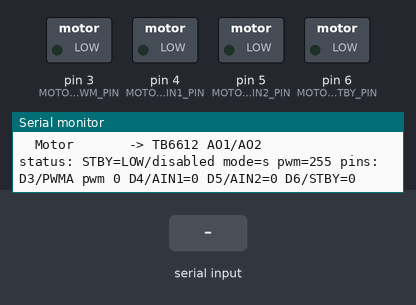
The sketch below on a simulated Arduino Nano, built with avr-gcc and run on an emulated ATmega328P. Parts: switched loads named in the sketch (green lamp = pin HIGH), the last lines printed to the serial monitor. The test bench sets the inputs (shaded band).

Above: at 1.8 s.
1.9 s: "f" received over Serial
At 2.6 s:
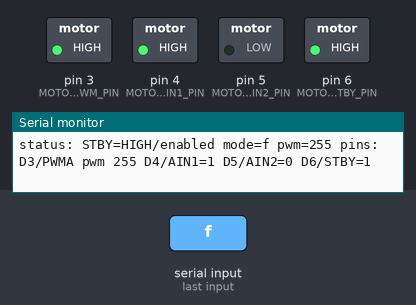
3.4 s: "r" received over Serial
At 3.8 s:
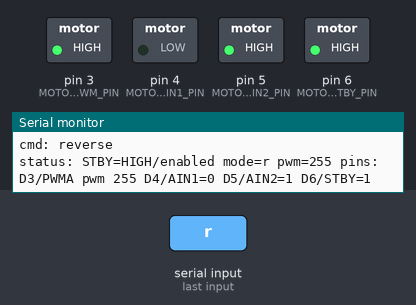
4.9 s: "b" received over Serial
At 6.1 s:
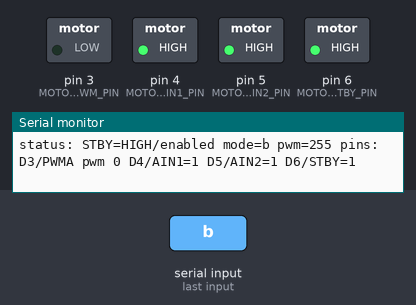
6.4 s: "p" received over Serial
At 7.5 s:
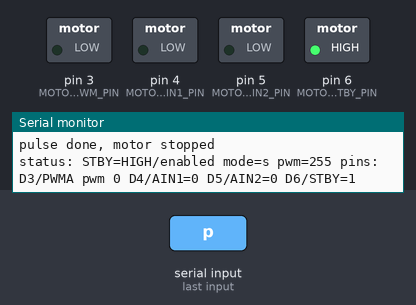
Timing chart, 0 to 9.2 s (numbered marks = the images above; inputs shaded):
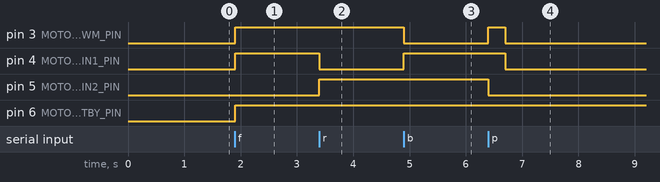

The sketch:

06_motor_driver_wiring_check.ino
```cpp
/*
  Collector Motor Driver Wiring Check

  This sketch checks only:
    Arduino Nano -> TB6612FNG -> 12V motor

  It ignores IR sensors and encoder on purpose.

  Wiring:
    Arduino D3  -> TB6612 PWMA
    Arduino D4  -> TB6612 AIN1
    Arduino D5  -> TB6612 AIN2
    Arduino D6  -> TB6612 STBY
    Arduino 5V  -> TB6612 VCC
    Arduino GND -> TB6612 GND
    12V PSU -   -> TB6612 GND / Arduino GND
    12V PSU +   -> TB6612 VM
    Motor lead 1 -> TB6612 AO1
    Motor lead 2 -> TB6612 AO2

  Important:
    Do not connect 12V to VCC.
    Do not connect 12V directly to the Arduino.
    Connect the 12V PSU minus to the common GND.

  Serial Monitor:
    Baud rate: 9600
    Line ending: No line ending

  Commands:
    v = print voltage checklist
    t = toggle TB6612 STBY enable/disable
    p = one short forward pulse, then stop
    f = forward at current PWM
    r = reverse at current PWM
    s = stop/coast
    b = brake
    + = increase PWM by 10, max 255
    - = decrease PWM by 10
    ? = help
*/

const byte MOTOR_PWM_PIN = 3;
const byte MOTOR_AIN1_PIN = 4;
const byte MOTOR_AIN2_PIN = 5;
const byte MOTOR_STBY_PIN = 6;

const byte START_PWM = 255;
const byte MAX_SAFE_PWM = 255;
const unsigned int PULSE_MS = 300;

byte motorPwm = START_PWM;
bool driverEnabled = false;
char motorMode = 's';

void writeStandby() {
  digitalWrite(MOTOR_STBY_PIN, driverEnabled ? HIGH : LOW);
}

void motorCoast() {
  analogWrite(MOTOR_PWM_PIN, 0);
  digitalWrite(MOTOR_AIN1_PIN, LOW);
  digitalWrite(MOTOR_AIN2_PIN, LOW);
  motorMode = 's';
}

void motorBrake() {
  analogWrite(MOTOR_PWM_PIN, 0);
  digitalWrite(MOTOR_AIN1_PIN, HIGH);
  digitalWrite(MOTOR_AIN2_PIN, HIGH);
  motorMode = 'b';
}

void motorForward() {
  driverEnabled = true;
  writeStandby();
  digitalWrite(MOTOR_AIN1_PIN, HIGH);
  digitalWrite(MOTOR_AIN2_PIN, LOW);
  analogWrite(MOTOR_PWM_PIN, motorPwm);
  motorMode = 'f';
}

void motorReverse() {
  driverEnabled = true;
  writeStandby();
  digitalWrite(MOTOR_AIN1_PIN, LOW);
  digitalWrite(MOTOR_AIN2_PIN, HIGH);
  analogWrite(MOTOR_PWM_PIN, motorPwm);
  motorMode = 'r';
}

void applyCurrentMode() {
  if (motorMode == 'f') {
    motorForward();
  } else if (motorMode == 'r') {
    motorReverse();
  } else if (motorMode == 'b') {
    motorBrake();
  } else {
    motorCoast();
  }
}

void printVoltageChecklist() {
  Serial.println();
  Serial.println("Measure these with a multimeter:");
  Serial.println("  1. TB6612 VCC -> TB6612 GND = about 5V");
  Serial.println("  2. TB6612 VM  -> TB6612 GND = about 12V");
  Serial.println("  3. Arduino GND -> TB6612 GND = continuity / almost 0 ohm");
  Serial.println("  4. 12V PSU - -> Arduino GND = continuity / almost 0 ohm");
  Serial.println("  5. Motor wires go only to AO1 and AO2");
  Serial.println();
  Serial.println("Expected motor driver wiring:");
  Serial.println("  Arduino 5V  -> TB6612 VCC");
  Serial.println("  Arduino GND -> TB6612 GND -> 12V PSU -");
  Serial.println("  12V PSU +   -> TB6612 VM");
  Serial.println("  Motor       -> TB6612 AO1/AO2");
  Serial.println();
}

void printStatus() {
  Serial.print("status: STBY=");
  Serial.print(driverEnabled ? "HIGH/enabled" : "LOW/disabled");
  Serial.print(" mode=");
  Serial.print(motorMode);
  Serial.print(" pwm=");
  Serial.print(motorPwm);
  Serial.print(" pins: D3/PWMA pwm ");
  Serial.print(motorMode == 'f' || motorMode == 'r' ? motorPwm : 0);
  Serial.print(" D4/AIN1=");
  Serial.print(digitalRead(MOTOR_AIN1_PIN));
  Serial.print(" D5/AIN2=");
  Serial.print(digitalRead(MOTOR_AIN2_PIN));
  Serial.print(" D6/STBY=");
  Serial.println(digitalRead(MOTOR_STBY_PIN));
}

void printHelp() {
  Serial.println();
  Serial.println("Collector motor driver wiring check commands:");
  Serial.println("  v = voltage checklist");
  Serial.println("  t = toggle STBY enable/disable");
  Serial.println("  p = one short forward pulse, then stop");
  Serial.println("  f = forward at current PWM");
  Serial.println("  r = reverse at current PWM");
  Serial.println("  s = stop/coast");
  Serial.println("  b = brake");
  Serial.println("  + = PWM +10, max 255");
  Serial.println("  - = PWM -10");
  Serial.println("  ? = help");
  Serial.println();
}

void pulseMotor() {
  Serial.print("pulse: forward pwm=");
  Serial.print(motorPwm);
  Serial.print(" for ");
  Serial.print(PULSE_MS);
  Serial.println("ms");

  motorForward();
  delay(PULSE_MS);
  motorCoast();

  Serial.println("pulse done, motor stopped");
}

void toggleStandby() {
  driverEnabled = !driverEnabled;
  if (!driverEnabled) {
    motorCoast();
  }
  writeStandby();
  Serial.print("STBY is now ");
  Serial.println(driverEnabled ? "HIGH/enabled" : "LOW/disabled");
}

void handleSerial() {
  while (Serial.available() > 0) {
    char cmd = Serial.read();

    if (cmd == 'v') {
      printVoltageChecklist();
    } else if (cmd == 't') {
      toggleStandby();
    } else if (cmd == 'p') {
      pulseMotor();
    } else if (cmd == 'f') {
      motorForward();
      Serial.println("cmd: forward");
    } else if (cmd == 'r') {
      motorReverse();
      Serial.println("cmd: reverse");
    } else if (cmd == 's') {
      motorCoast();
      Serial.println("cmd: stop/coast");
    } else if (cmd == 'b') {
      motorBrake();
      Serial.println("cmd: brake");
    } else if (cmd == '+') {
      motorPwm = min(MAX_SAFE_PWM, motorPwm + 10);
      applyCurrentMode();
      Serial.print("cmd: pwm=");
      Serial.println(motorPwm);
    } else if (cmd == '-') {
      motorPwm = max(0, motorPwm - 10);
      applyCurrentMode();
      Serial.print("cmd: pwm=");
      Serial.println(motorPwm);
    } else if (cmd == '?') {
      printHelp();
    }

    printStatus();
  }
}

void setup() {
  Serial.begin(9600);

  pinMode(MOTOR_PWM_PIN, OUTPUT);
  pinMode(MOTOR_AIN1_PIN, OUTPUT);
  pinMode(MOTOR_AIN2_PIN, OUTPUT);
  pinMode(MOTOR_STBY_PIN, OUTPUT);

  driverEnabled = false;
  writeStandby();
  motorCoast();

  Serial.println("Collector motor driver wiring check ready");
  Serial.println("This sketch checks only Arduino -> TB6612 -> motor.");
  Serial.println("Send '?' for commands. Start with 'v' and measure voltages.");
  printVoltageChecklist();
  printStatus();
}

void loop() {
  static unsigned long lastPrintMs = 0;

  handleSerial();

  unsigned long now = millis();
  if (now - lastPrintMs >= 2000) {
    printStatus();
    lastPrintMs = now;
  }
}
```

Measured:
- after the input at 1.9 s, pin 3 (MOTOR_PWM_PIN), pin 4 (MOTOR_AIN1_PIN), pin 6 (MOTOR_STBY_PIN): LOW → HIGH at once
- after the input at 3.4 s, pin 4 (MOTOR_AIN1_PIN): HIGH → LOW at once; pin 5 (MOTOR_AIN2_PIN): LOW → HIGH at once
- after the input at 4.9 s, pin 3 (MOTOR_PWM_PIN): HIGH → LOW at once; pin 4 (MOTOR_AIN1_PIN): LOW → HIGH at once
- after the input at 6.4 s, pin 3 (MOTOR_PWM_PIN): LOW → HIGH at once, → LOW 0.30 s later; pin 4 (MOTOR_AIN1_PIN): HIGH → LOW after 0.30 s; pin 5 (MOTOR_AIN2_PIN): HIGH → LOW at once
